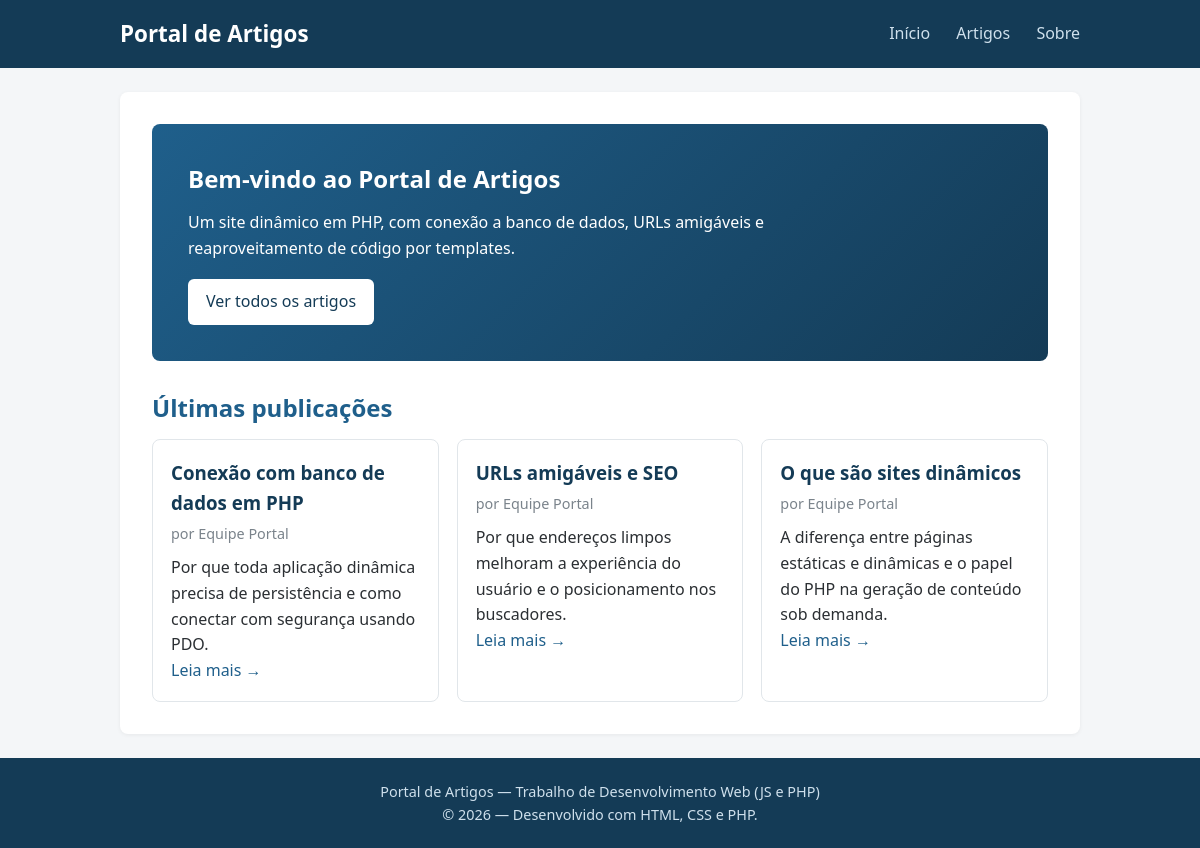
The app's page /site-php/index.php with its own data.
### tables this page shows
CREATE TABLE artigos (
    id         INT AUTO_INCREMENT PRIMARY KEY,
    titulo     VARCHAR(200)  NOT NULL,
    slug       VARCHAR(200)  NOT NULL UNIQUE,    
    resumo     VARCHAR(300)  NOT NULL,
    conteudo   TEXT          NOT NULL,
    autor      VARCHAR(100)  NOT NULL,
    criado_em  DATETIME      NOT NULL DEFAULT CURRENT_TIMESTAMP
);

### site-php/index.php (called while the page is built, shortened)
<?php
$url = $_GET['url'] ?? '';
$url = trim($url, '/');
$partes = $url === '' ? [] : explode('/', $url);
$pagina    = $partes[0] ?? 'home';
switch ($pagina) {
    case '':
    case 'home':
        $arquivo = __DIR__ . '/pages/home.php';
        break;
}
require __DIR__ . '/templates/header.php';
require $arquivo;
require __DIR__ . '/templates/footer.php';

### site-php/pages/home.php (the view)
<?php
$pdo = getConexao();
$stmt = $pdo->query('SELECT id, titulo, slug, resumo, autor, criado_em
                     FROM artigos ORDER BY criado_em DESC LIMIT 3');
$ultimos = $stmt->fetchAll();
?>
<section class="hero">
    <h1>Bem-vindo ao Portal de Artigos</h1>
    <p>Um site dinâmico em PHP, com conexão a banco de dados, URLs amigáveis
       e reaproveitamento de código por templates.</p>
    <a class="botao" href="<?= $base ?>/artigos">Ver todos os artigos</a>
</section>
<h2>Últimas publicações</h2>
<div class="grade">
    <?php foreach ($ultimos as $artigo): ?>
        <article class="card">
            <h3>
                <a href="<?= $base ?>/artigos/<?= htmlspecialchars($artigo['slug']) ?>">
                    <?= htmlspecialchars($artigo['titulo']) ?>
                </a>
            </h3>
            <p class="meta">por <?= htmlspecialchars($artigo['autor']) ?></p>
            <p><?= htmlspecialchars($artigo['resumo']) ?></p>
            <a class="leia" href="<?= $base ?>/artigos/<?= htmlspecialchars($artigo['slug']) ?>">Leia mais &rarr;</a>
        </article>
    <?php endforeach; ?>
</div>

### site-php/public/css/style.css (style rules this page uses)
* { margin: 0; padding: 0; box-sizing: border-box; }
:root { --azul: #1f5f8b; --azul-escuro: #143b56; --cinza: #f4f6f8; --texto: #2b2f33; --borda: #e1e6ea; }
body { font-family: "Segoe UI", Arial, sans-serif; color: var(--texto); background: var(--cinza); line-height: 1.6; }
.conteudo h1 { color: var(--azul-escuro); margin-bottom: 12px; }
.conteudo h2 { color: var(--azul); margin: 24px 0 12px; }
.hero { background: linear-gradient(135deg, var(--azul), var(--azul-escuro)); color: #fff; padding: 36px; border-radius: 8px; margin-bottom: 28px; }
.hero h1 { color: #fff; }
.hero p { margin: 10px 0 18px; max-width: 600px; }
.botao, .leia, .meta { font-weight: 500; }
.botao { display: inline-block; background: #fff; color: var(--azul-escuro); padding: 10px 18px; border-radius: 6px; text-decoration: none; }
.grade { display: grid; grid-template-columns: repeat(auto-fit, minmax(240px, 1fr)); gap: 18px; }
.card { border: 1px solid var(--borda); border-radius: 8px; padding: 18px; transition: box-shadow .2s; }
.card h3 a { color: var(--azul-escuro); text-decoration: none; }
.meta { color: #7a838b; font-size: .9rem; margin: 4px 0 10px; }
.leia { color: var(--azul); text-decoration: none; }

### records on screen
artigos: titulo "Conexão com banco de dados em PHP", autor "Equipe Portal", resumo "Por que toda aplicação dinâmica precisa de persistência e como conectar com segurança usando PDO."
artigos: titulo "URLs amigáveis e SEO", autor "Equipe Portal", resumo "Por que endereços limpos melhoram a experiência do usuário e o posicionamento nos buscadores."
artigos: titulo "O que são sites dinâmicos", autor "Equipe Portal", resumo "A diferença entre páginas estáticas e dinâmicas e o papel do PHP na geração de conteúdo sob demanda."
